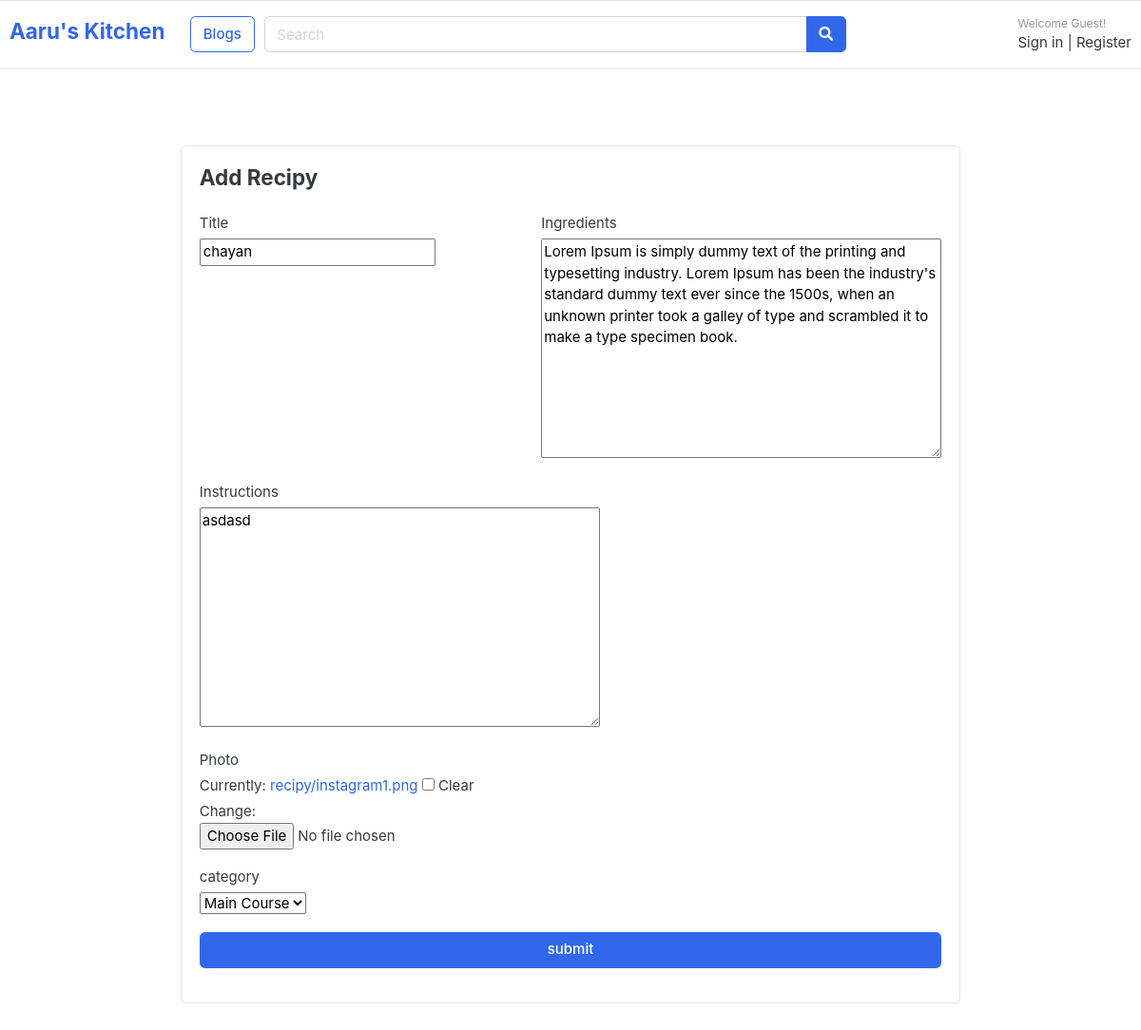
Page /recipy/update_profile/16/ on the committed database.
### recipies/models.py (models this page shows, shortened)
class recipyModel(models.Model):
    user=models.ForeignKey(User, on_delete=models.CASCADE,null=True)
    title=models.CharField(max_length=100)
    slug=models.SlugField(max_length=100)
    ingredients=models.TextField()
    instructions=models.TextField()
    image=models.ImageField(upload_to='recipy/',blank=True)
    category=models.CharField(max_length=50,choices=meals)

### recipies/views.py (the view)
# urls.py: path('update_profile/<int:pk>/',views.update_recipy.as_view(),name="updatepage"),
class update_recipy(UpdateView):
   model=recipyModel
   form_class=recipyForm
   template_name='recipy.html'
   success_url=reverse_lazy('recipy')

### recipies/forms.py
class recipyForm(forms.ModelForm):
    class Meta:
        model=recipyModel
        fields=['title','ingredients','instructions','image','category']

### recipies/templates/recipy.html (shortened to what this page needs)
{% extends 'base.html' %}
{% block body %}
<section class="section-content padding-y">
      <div class="card mx-auto" style="max-width: 820px; margin-top: 40px">
        <article class="card-body">
          <header class="mb-4"><h4 class="card-title">Add Recipy</h4></header>
          <form enctype='multipart/form-data' method ="POST">
            <div class="form-row">
              <div class="col form-group">
                <label>Title</label>
                <br/>
                {{form.title}}
              </div>
              <div class="col form-group">
                <label>Ingredients</label>
                <br/>
                {{form.ingredients}}
              </div>
            </div>
            <div class="form-group">
              <label>Instructions</label>
              <br/>
                {{form.instructions}}
            </div>
            <div class="form-row">
              <div class="form-group col-md-6">
                <label>Photo</label>
                <br/>
                {{form.image}}
              </div>
            </div>
            <div class="form-row">
              <div class="form-group col-md-6">
                <label>category</label>
                <br/>
                {{form.category}}
              </div>
            </div>
            <div class="form-group">
              <button type="submit" class="btn btn-primary btn-block">
                submit
              </button>
            </div>
          </form>
        </article>
      </div>
      <br /><br />
    </section>
{% endblock%}

### static/css/ui.css (style rules this page uses)
html { font-family: "Inter", sans-serif; font-size: 15px; }
.padding-y { padding-top: 40px; padding-bottom: 40px; }
article:after, .form-group:after { display: block; clear: both; content: ""; }

### rows in the picture
recipyModel: title "chayan", ingredients "Lorem Ipsum is simply dummy text of the printing and typesetting industry. Lorem Ipsum has been the industry's standard dummy text ever since the 1500s, when an unknown printer took a galley of type and scrambled it to make a type specimen book.", instructions "asdasd", category "Main Course"
